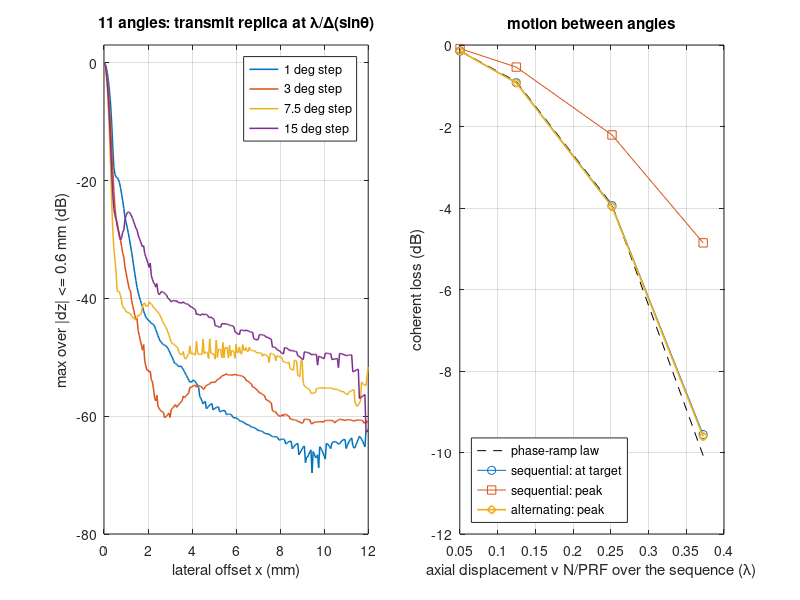

This chart was generated by the following MATLAB code:
%% m23_angle_step_rule.m  --  transmit replicas, the angle-step rule, and motion between angles
% Purpose : fast analytic plane-wave synthesis (no channel data): for a point target the
%           DAS value at pixel p for angle theta is
%             v(p, theta) = sum_e w_e(p) g(tau_tx(p,theta) + tau_rx(p,e) - tau_tx(t,theta) - tau_rx(t,e))
%           with the complex two-way pulse g(t) = exp(-t^2/(2 sig^2)) exp(j 2 pi f0 t).
%           (1) Replica position and level vs angle step (11 angles): the transmit factor
%               repeats every lambda/d(sin theta) laterally; we measure the broadband ghost
%               and compare it with the narrowband focal-plane prediction R(x_rep).
%           (2) Depth independence of the replica position (targets at 20, 30, 45 mm).
%           (3) Motion: the target moves axially between firings (31 angles, 1 deg step,
%               PRF 10 kHz). Loss at the true position vs the phase-ramp law
%               |sin(N phi/2)/(N sin(phi/2))|, phi = 2 pi f0 (1 + cos theta) delta / c per
%               firing; peak loss and lateral shift for sequential vs alternating order.
% Change  : steps, N, Fnum, FBW, PRF, velocities, the firing order.
% Expect  : the broadband ghost is a hump centered near lambda/d(sin theta) and smeared by
%           about +-FBW/2 of that distance, at the same x for every depth. Its level is far
%           below the narrowband R(x_rep), roughly R(x_rep) x 1.06 M/N: the virtual transmit
%           array has broadband grating lobes like a real array (-25 dB at a 15 deg step,
%           about -53 dB at 3 deg). Motion: at the true target position the loss follows the
%           ramp law (lambda/4 across the sequence = 25 mm/s here: -3.9 dB). In sequential
%           order the peak moves 0.12 mm laterally and drops only 2.2 dB (part of the loss
%           becomes a mislocation); in alternating order it stays put and loses 4.0 dB.
% Base MATLAB only; runs in MATLAB R2019b+ and GNU Octave 8.
clear; close all; rng(1);

c = 1.540; f0 = 5; lam = c/f0; FBW = 0.6;          % mm/us, MHz, mm
sig = 1/(2*pi*FBW*f0/(2*sqrt(2*log(2))));          % envelope std of the two-way pulse (us)
Nel = 128; pitch = 0.3; xe = ((0:Nel-1) - (Nel-1)/2)*pitch;
Fnum = 1.5;
g = @(t) exp(-t.^2/(2*sig^2)) .* exp(1i*2*pi*f0*t);
% geometry of a pixel set, computed once: receive times (npix x Nel) and normalized weights
geom = @(px, pz) struct('px', px, 'pz', pz, 'R', sqrt((px - xe).^2 + pz.^2)/c, ...
    'W', double(abs(xe - px) <= pz/(2*Fnum)) ./ sum(abs(xe - px) <= pz/(2*Fnum), 2));
% DAS value of one angle for a target at (xt, zt): sum_e W g(tx delay difference + rx delay difference)
das = @(G, xt, zt, th) sum(G.W .* g(((G.px - xt)*sin(th) + (G.pz - zt)*cos(th))/c ...
        + G.R - sqrt((xt - xe).^2 + zt^2)/c), 2);

%% (1) Replica vs angle step, 11 angles, target at (0, 30 mm)
zt = 30;
xl = (0:0.05:12).';  dzs = -0.6:0.1:0.6;                  % strip of pixels (x >= 0, symmetric)
[PX, DZ] = meshgrid(xl, dzs);  G1 = geom(PX(:), zt + DZ(:));
steps = [1 2 3 5 7.5 10 15];  N = 11;
% narrowband receive pattern at depth zt (paraxial), for the prediction
wz  = double(abs(xe) <= zt/(2*Fnum));
Rnb = @(x) abs(exp(-1i*2*pi*x(:)*xe/(lam*zt)) * wz.') / sum(wz);
fprintf('(1) 11 angles, target at z = %g mm, Rx F# %.1f, FBW %.0f %%\n', zt, Fnum, 100*FBW);
fprintf('%6s %5s %5s %8s %9s %8s %11s %11s\n', 'step', 'N', 'span', 'x_rep', 'hump at', 'ghost', 'narrowband', '+1.06M/N');
fprintf('%6s %5s %5s %8s %9s %8s %11s %11s\n', '(deg)', '', '(deg)', '(mm)', 'x (mm)', '(dB)', 'R(x_rep)', '(dB)');
M = 0.883/FBW;                                             % pulse length in cycles
prof = zeros(numel(xl), numel(steps));
for k = 1:numel(steps)
    if (N-1)/2*steps(k) > 25, N = 2*floor(25/steps(k)) + 1; end       % keep |theta| <= 25 deg
    th = ((0:N-1) - (N-1)/2) * steps(k) * pi/180;
    v = zeros(numel(G1.px), 1);
    for a = 1:N, v = v + das(G1, 0, zt, th(a)); end
    E = reshape(abs(v), size(PX));  E = max(E, [], 1).';  E = E/max(E);   % max over the strip
    prof(:,k) = 20*log10(E + 1e-9);
    xr = lam/mean(diff(sin(th)));
    win = xl > 0.6 & abs(xl - xr) <= 0.3 + 0.5*FBW*xr;       % the smear spans ~ +-FBW/2 of x_rep
    [gh, ig] = max(prof(win, k));  xw = xl(win);
    if xr > 11.5, gh = NaN; xm = NaN; else, xm = xw(ig); end
    fprintf('%6.1f %5d %5.0f %8.2f %9.2f %8.1f %11.1f %11.1f\n', steps(k), N, (N-1)*steps(k), xr, xm, gh, ...
        20*log10(Rnb(xr)), 20*log10(Rnb(xr)) + 20*log10(min(1, 1.064*M/N)));
    N = 11;
end

%% (2) The replica position does not depend on depth (3 deg step, 11 angles)
th = ((0:10) - 5) * 3 * pi/180;  xr = lam/mean(diff(sin(th)));
fprintf('\n(2) 3 deg step: predicted x_rep = %.2f mm at every depth\n', xr);
for ztk = [20 30 45]
    Gk = geom(PX(:), ztk + DZ(:));  v = zeros(numel(Gk.px), 1);
    for a = 1:numel(th), v = v + das(Gk, 0, ztk, th(a)); end
    E = max(reshape(abs(v), size(PX)), [], 1).';  E = E/max(E);
    win = xl > 3 & xl < 9;  xw = xl(win);  [gh, ig] = max(E(win));
    fprintf('    z = %2d mm: ghost hump peak at x = %.2f mm, level %.1f dB\n', ztk, xw(ig), 20*log10(gh));
end

%% (3) Motion between firings: 31 angles, 1 deg step, PRF 10 kHz, axial velocity v
th0 = (-15:15)*pi/180;  Na = numel(th0);  PRF = 10e3;          % firings per second
ordA = 1:Na;                                                   % sequential: -15, -14, ..., +15
ordB = [16 reshape([15:-1:1; 17:31], 1, [])];                 % alternating: 0, -1, +1, -2, +2, ...
xs = (-1:0.02:1).';  zs = zt + (-0.2:0.02:0.2);
[XS, ZS] = meshgrid(xs, zs);  G3 = geom(XS(:), ZS(:));  i0 = find(abs(XS(:)) < 1e-9 & abs(ZS(:) - zt) < 1e-9);
v0 = zeros(numel(G3.px), 1);
for a = 1:Na, v0 = v0 + das(G3, 0, zt, th0(a)); end
pk0 = max(abs(v0));
vel = [5 12.4 25 37];                                         % mm/s
fprintf('\n(3) motion, %d angles at PRF %.0f kHz (sequence %.1f ms); loss re static peak (dB)\n', Na, PRF/1e3, Na/PRF*1e3);
fprintf('%8s %11s %11s %11s %11s %13s %12s\n', 'v', 'disp', 'ramp law', 'seq: at', 'seq: peak', 'seq: shift', 'alt: peak');
fprintf('%8s %11s %11s %11s %11s %13s %12s\n', '(mm/s)', '(lambda)', '', 'target', 'anywhere', 'x (mm)', 'anywhere');
% disp = v x sequence duration = Na*dlt (the target moves dlt between firings)
res3 = zeros(numel(vel), 5);
for j = 1:numel(vel)
    dlt = vel(j)/PRF;                                         % mm per firing (v in mm/s)
    phi = 2*pi*f0*mean(1 + cos(th0))*dlt/c;                   % two-way phase step per firing
    law = 20*log10(abs(sin(Na*phi/2)/(Na*sin(phi/2))));
    vA = zeros(numel(G3.px), 1); vB = vA;
    for n = 1:Na                                              % firing n uses angle ord(n)
        zn = zt + (n - (Na+1)/2)*dlt;                         % target position at firing n
        vA = vA + das(G3, 0, zn, th0(ordA(n)));
        vB = vB + das(G3, 0, zn, th0(ordB(n)));
    end
    [pA, iA] = max(abs(vA));
    res3(j,:) = [law, 20*log10(abs(vA(i0))/pk0), 20*log10(pA/pk0), G3.px(iA), 20*log10(max(abs(vB))/pk0)];
    fprintf('%8.1f %11.3f %11.2f %11.2f %11.2f %13.2f %12.2f\n', vel(j), Na*dlt/lam, res3(j,:));
end
fprintf('    sequential order: the ramp is linear in sin(theta), so it shifts the transmit factor\n');
fprintf('    laterally by 2 dlt/d(sin theta) = %.2f mm at 25 mm/s against the fixed receive factor:\n', 2*(25/PRF)/mean(diff(sin(th0))));
fprintf('    the peak moves part of the way and loses less; the alternating order cannot shift.\n');

%% Figures
figure('Position', [60 60 1150 430]);
subplot(1,2,1); plot(xl, prof(:, [1 3 5 7]), 'LineWidth', 1.1); grid on; ylim([-80 3]); xlim([0 12]);
xlabel('lateral offset x (mm)'); ylabel('max over |dz| <= 0.6 mm (dB)');
legend('1 deg step', '3 deg step', '7.5 deg step', '15 deg step', 'Location', 'northeast');
title('11 angles: transmit replica at \lambda/\Delta(sin\theta)');
dl = Na*vel/PRF/lam;
subplot(1,2,2); plot(dl, res3(:,1), 'k--', dl, res3(:,2), 'o-', dl, res3(:,3), 's-', dl, res3(:,5), 'd-', 'LineWidth', 1.2);
grid on; xlabel('axial displacement v N/PRF over the sequence (\lambda)'); ylabel('coherent loss (dB)');
legend('phase-ramp law', 'sequential: at target', 'sequential: peak', 'alternating: peak', 'Location', 'southwest');
title('motion between angles');
